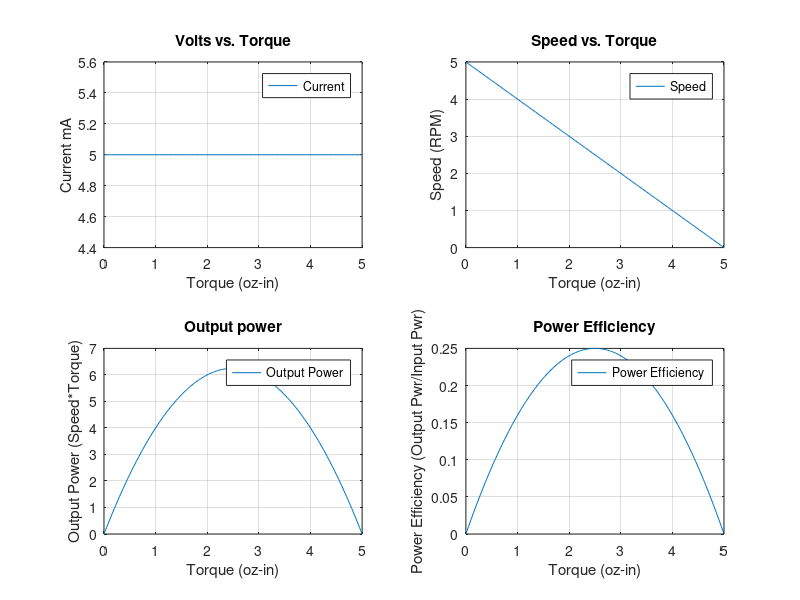
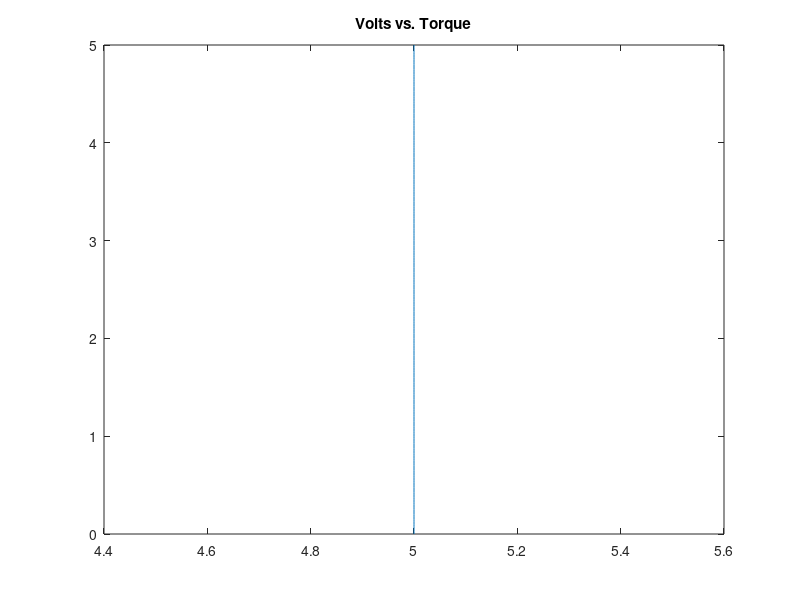

MATLAB code to generate these figures, in order:

%Take inputs from pololu website to draw curves of the dc motor.

StallTorque = input('Please enter the stall torque in oz-inch : ');
StallCurrent = input('Please enter the stall current in mA : ');
RatedVoltage = input('Please enter the rated voltage in Volts : ');
FreeRunCurrent = input('Please enter the free run currennt in mA : ');
FreeRunSpeed = input('Please enter the free run speed in RPM : ');
Resistance = RatedVoltage / StallCurrent;

torque1 = 0;
torque2 = StallTorque; % oz-inch *  (1/141.611932278)= N-m;

current1 = FreeRunCurrent; % / 1000; %mA to Amps
current2 = StallCurrent;   %/ 1000; %mA to Amps

speed1 = FreeRunSpeed;     %RPM = 1/9.5493 radians per sec
speed2 = 0;

line([torque1 torque2], [current1 current2]);
line([torque1 torque2], [speed1 speed2]);

totSamples = 200; %will break the torque into 200 discrete values

redlineY = zeros( 1,totSamples);
redlineX = zeros( 1,totSamples);
bluelineY = zeros( 1,totSamples);
bluelineX = zeros( 1,totSamples);
greenlineY = zeros( 1,totSamples);
greenlineX = zeros( 1,totSamples);
orangelineY = zeros( 1,totSamples);
orangelineX = zeros( 1,totSamples);

%a = (torque2 - torque1)/totSamples;
%looper = 1, torque = torque1, looper = 2, torque = torque1 + (t2-t1)/FS
Index = 1;
maxPwrIndex = 1;
maxEffIndex = 1;
lastEff = 0;
lastPwr = 0;

for T = torque1:(torque2 - torque1)/totSamples:torque2
   bluelineY(Index) =  (((speed2 - speed1) / (torque2 - torque1)) * (T - torque1)) + (speed1);
   bluelineX(Index) = T;
   
   redlineY(Index) = (((current2 - current1) / (torque2 - torque1)) * (T - torque1)) + (current1);
   redlineX(Index) = T;
   
   orangelineY(Index) = bluelineY(Index) * T; %Speed into Torque to give the Output power curve
   orangelineX(Index) = T;
   if orangelineY(Index) > lastPwr
       maxPwrIndex = Index;
       lastPwr = orangelineY(Index);
   end
   greenlineY(Index) = orangelineY(Index) / ((redlineY(Index)) * RatedVoltage); %Output power divided by curent line * Voltage (power).
   greenlineX(Index) = T;
   if greenlineY(Index) > lastEff
       maxEffIndex = Index;
       lastEff = greenlineY(Index);
   end
   
   Index = Index + 1;
end


fprintf('Resistance of motor = %f\n', Resistance)
fprintf('Peak Output Power %f @ Current = %f, Torque = %f\n', orangelineY(maxPwrIndex), redlineY(maxPwrIndex), orangelineX(maxPwrIndex))
fprintf('Peak Efficiency %f @ Current = %f, Torque = %f\n', greenlineY(maxEffIndex), redlineY(maxEffIndex), orangelineX(maxEffIndex))

dim1 = 2;
dim2 = 2;
subplot(dim1,dim2,1);
plot(redlineX, Resistance*redlineY);
title('Volts vs. Torque');
legend('Current');
xlabel('Torque (oz-in)');
ylabel('Current mA');
grid on;
subplot(dim1,dim2,2);
plot(bluelineX, bluelineY);
title('Speed vs. Torque');
legend('Speed');
xlabel('Torque (oz-in)');
ylabel('Speed (RPM)');
grid on;
subplot(dim1,dim2,3);
plot(orangelineX, orangelineY);
title('Output power');
legend('Output Power');
ylabel('Output Power (Speed*Torque)');
xlabel('Torque (oz-in)');
grid on;
subplot(dim1,dim2,4);
plot( greenlineX, greenlineY);
title('Power Efficiency');
legend('Power Efficiency');
ylabel('Power Efficiency (Output Pwr/Input Pwr)');
xlabel('Torque (oz-in)');
grid on;

for i = 1:length(redlineY)
    r2d2(i)=redlineY(end-(i-1));
end
figure
plot(Resistance*r2d2, bluelineY);
title('Volts vs. Torque');
